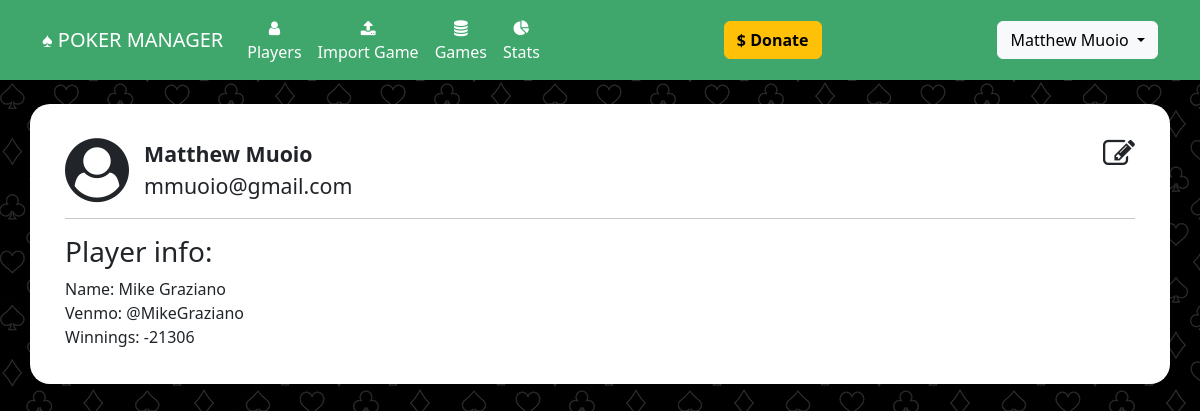
The app's page /profile (signed in) with its own data.
### website/models.py (models this page shows)
class User(db.Model, UserMixin):
	id = db.Column(db.Integer, primary_key=True)
	email = db.Column(db.String(150), unique=True)
	password = db.Column(db.String(150))
	first_name = db.Column(db.String(150))
	last_name = db.Column(db.String(150))
	player_id = db.Column(db.Integer, db.ForeignKey('player.id'))
	admin = db.Column(db.Boolean, default=False)
	subscribed = db.Column(db.Boolean, default=False)
	can_upload = db.Column(db.Boolean, default=False)
	expires_on = db.Column(db.DateTime(timezone=True), default=func.now())

class Player(db.Model):
	id = db.Column(db.Integer, primary_key=True)
	name = db.Column(db.String(150), unique=True)
	venmo = db.Column(db.String(300))
	email = db.Column(db.String(300))
	games_played = db.Column(db.Integer, default=0)
	aliases = db.relationship('Alias', backref='player')
	earnings = db.relationship('Earning', backref='player')
	user = db.relationship('User', backref='player')
	pokernowid = db.relationship('PokernowId', backref='player')
	bankroll = db.relationship('Bankroll', backref='player')

### website/views.py (the view)
@views.route('/profile', methods=['GET','POST'])
@login_required
def profile():
	user=current_user
	player=null
	net=0
	if user.player_id:
		player = Player.query.filter_by(id=user.player_id).first()
		player = Player.query.filter_by(id=28).first()
		if player:
			earnings = Earning.query.filter_by(player_id=player.id).all()
			if earnings:
				for earning in earnings:
					net += earning.net
			behaviors = Behavior.query.filter_by(player_id=player.id).all()
	return render_template("profile.html", user=current_user, player=player, net=net)

### website/__init__.py (called while the page is built)
def create_app():
	app = Flask(__name__)
	app.config['SECRET_KEY'] = 'secret_key_password_string'
	app.config['SQLALCHEMY_DATABASE_URI'] = 'postgresql://sbhdiltjnlthsz:4f82ba903b0b4e729e03dacdabb56352b8bbbc3780ae1e28850994a6e285e9fa@ec2-3-219-229-143.compute-1.amazonaws.com:5432/d3k32m6clt9ihg'
	migrate.init_app(app, db, render_as_batch=True)
	db.init_app(app)
	from .models import User, Player, Alias, Game, Payment, Url, Earning, PokernowId, Behavior
	from .views import views
	from .auth import auth
	app.register_blueprint(views, url_prefix='/')
	app.register_blueprint(auth, url_prefix='/')
	login_manager = LoginManager()
	login_manager.login_view = 'auth.login'
	login_manager.init_app(app)
	@login_manager.user_loader
	def load_user(id):
		return User.query.get(int(id))
	return app

### website/templates/profile.html (shortened to what this page needs)
{% extends "base.html" %}
{% block content %}
	<br/>
	<a href="/edit_user" class="link-dark pull-right" onClick=""><i class="fa fa-pencil-square-o fa-2x" aria-hidden="true"></i></a>
	<div class="profile-icon" style="float: left;margin-right:15px;"><i class="fa fa-user-circle fa-4x" aria-hidden="true"></i></div>
	<div style="font-size: 16pt;">
		<b>{{user.first_name}} {{user.last_name}}</b><br/>
		{{user.email}}
   </div>
   <hr/>
   {% if player %}
   <h3>Player info:</h3>
   Name: {{player.name}}<br/>
   Venmo: {{player.venmo}}<br/>
   Winnings: {{net}}
   {% endif %}
{% endblock %}

### website/templates/base.html (shortened to what this page needs)
<!DOCTYPE html>
<html>
    <head>
<link href="https://cdn.jsdelivr.net/npm/bootstrap@5.2.0-beta1/dist/css/bootstrap.min.css" rel="stylesheet">
    <link
      rel="stylesheet"
      href="https://stackpath.bootstrapcdn.com/font-awesome/4.7.0/css/font-awesome.min.css"
    />
    <link
      rel="stylesheet"
      href="static/style.css"
    />
    </head>
    <body class="body">
        <nav class="navbar navbar-expand-lg navbar-dark" style="background-color: #3fa76c;">
            <div class="container-fluid" style="max-width: 1140px;margin-right:auto;margin-left:auto">
                <a class="navbar-brand" href="/">&spades; POKER MANAGER</a>
                <div class="collapse navbar-collapse justify-content-start" id="mainNavbar">
                    <div class="navbar-nav">
                        <ul class="navbar-nav me-auto mb-2 mb-lg-0">
                            <li class="nav-item" align="center"><a class="nav-link" id="nav-players" href="/players"><i class="fa fa-user" aria-hidden="true"></i><br/>Players</a></li>
                            {% if user and  user.is_authenticated and user.can_upload %}
                            <li class="nav-item" align="center"><a class="nav-link" id="nav-import-game" href="/import_game"><i class="fa fa-upload" aria-hidden="true"></i><br/>Import Game</a></li>
                            {% endif %}
                            <li class="nav-item" align="center"><a class="nav-link" id="nav-import-game" href="/games"><i class="fa fa-database" aria-hidden="true"></i><Br/>Games</a></li>
                            {% if user and  user.is_authenticated and user.player_id and user.subscribed %}
                            <li class="nav-item" align="center"><a class="nav-link" id="nav-import-game" href="/player_stats"><i class="fa fa-pie-chart" aria-hidden="true"></i><br/>Stats</a></li>
                            {% endif %}
                        </ul>
                    </div>
                    <div class="navbar-nav ml-auto" style="margin-left: auto">
                       <a href="https://account.venmo.com/u/MattMuoio" target="_blank" class="btn btn-warning"><b>$ Donate</b></a>
                    </div>
                    <div class="navbar-nav ml-auto" style="margin-left: auto">
                        <ul class="navbar-nav me-auto mb-2 mb-lg-0">
                            {% if user and  user.is_authenticated %}
                            <div class="dropdown">
                                <button class="btn btn-light dropdown-toggle" type="button" data-bs-toggle="dropdown" aria-expanded="false">
                                {{user.first_name}} {{user.last_name}}
                                </button>
                            </div>
                            {% else %}
                            <ul class="navbar-nav me-auto mb-2 mb-lg-0">
                                <li class="nav-item"><a class="nav-link" id="nav-signUp" href="/sign-up">Sign Up</a></li>
                                <li class="nav-item"><a class="nav-link" id="nav-login" href="/login">Login</a></li>
                            </ul>
                            {% endif %}
                        </ul>
                    </div>
                </div>
            </div>
        </nav>
        <br/>
        <div class="container h-100 body_container" style="max-width:1140px; background-color: #fff;">
            {% block content %}
            {% endblock %}
        </div>
    </body>
</html>

### website/static/style.css (style rules this page uses)
.body { height: 100%; background-image: url('card_suits4.png'); }
.body_container { border-radius: 20px; padding: 10px 35px 35px 35px; }
.nav-link { color: #fff; }

### records on screen
User: first_name "Matthew", last_name "Muoio", email "mmuoio@gmail.com"
Player: name "Mike Graziano", venmo "@MikeGraziano"

### other values on screen
{{ net }} "-21306"
